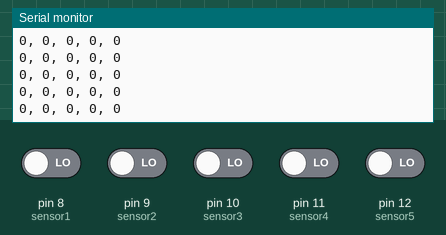
The sketch below on a simulated Arduino Uno, built with avr-gcc and run on an emulated ATmega328P. Shown: the last lines printed to the serial monitor. The test bench sets the inputs (shaded band); at power-on: pin 8 (sensor1), pin 9 (sensor2), pin 10 (sensor3), pin 11 (sensor4), pin 12 (sensor5) LOW.

Above: at 1.2 s.
1.3 s: pin 8 (sensor1) driven HIGH
At 1.8 s:
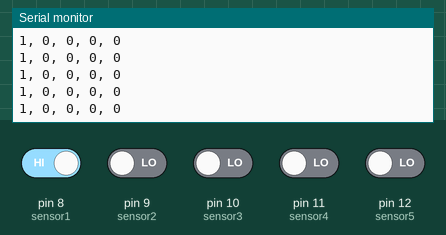
4.3 s: pin 9 (sensor2) driven HIGH
At 5.3 s:
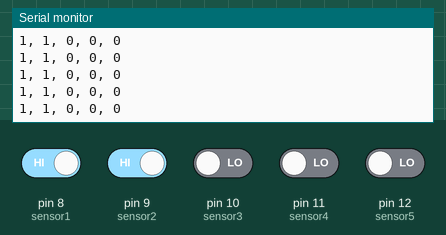
5.8 s: pin 10 (sensor3) driven HIGH
At 6.7 s:
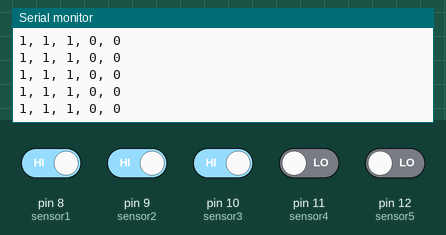
8.8 s: pin 11 (sensor4) driven HIGH
At 9.6 s:
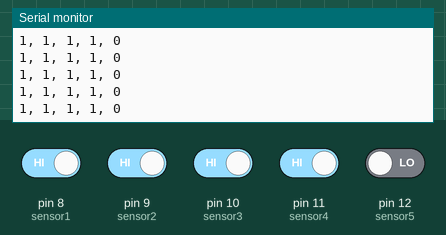
11.8 s: pin 12 (sensor5) driven HIGH
At 12.3 s:
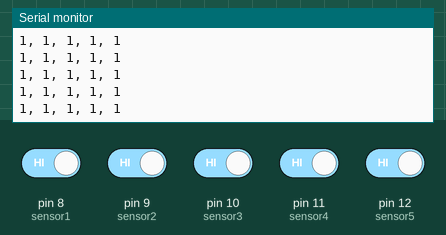
14.8 s: pin 8 (sensor1) driven LOW
At 15.5 s:
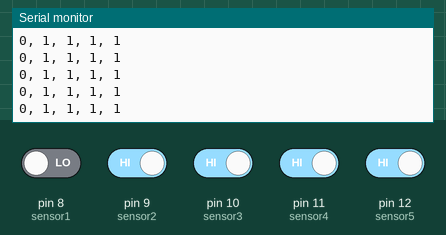

The sketch:

Teste_sensores.ino
```cpp
int sensor1 = 8;
int sensor2 = 9;
int sensor3 = 10;
int sensor4 = 11;
int sensor5 = 12;

void setup() {
  pinMode (sensor1, INPUT);
  pinMode (sensor2, INPUT);
  pinMode (sensor3, INPUT);
  pinMode (sensor4, INPUT);
  pinMode (sensor5, INPUT);
  Serial.begin(9600);
}

void loop() {
  // put your main code here, to run repeatedly:
  Serial.print(digitalRead(sensor1));
  Serial.print(", ");
  Serial.print(digitalRead(sensor2));
  Serial.print(", ");
  Serial.print(digitalRead(sensor3));
  Serial.print(", ");
  Serial.print(digitalRead(sensor4));
  Serial.print(", ");
  Serial.print(digitalRead(sensor5));
  Serial.println();
}
```

Measured:
- after the input at 1.3 s, the serial monitor: prints a new line after 0.07 s (image 1)
- after the input at 4.3 s, the serial monitor: prints a new line after 0.07 s (image 2)
- after the input at 5.8 s, the serial monitor: prints a new line after 0.07 s (image 3)
- after the input at 8.8 s, the serial monitor: prints a new line after 0.06 s (image 4)
- after the input at 11.8 s, the serial monitor: prints a new line after 0.06 s (image 5)
- after the input at 14.8 s, the serial monitor: prints a new line after 0.08 s (image 6)
